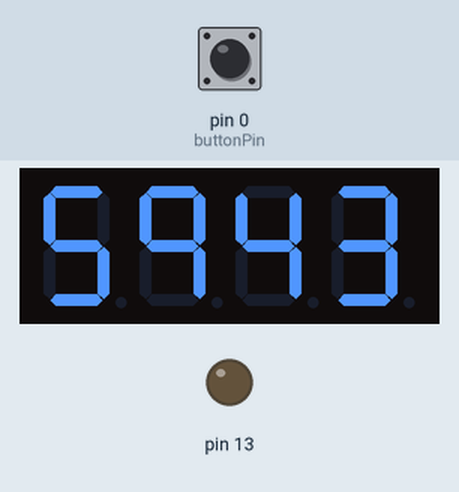
Simulated run of this sketch. Board: Arduino Uno, built with avr-gcc and run on an emulated ATmega328P. Parts: 4-digit seven-segment display, output pins drawn as LEDs (lit = HIGH). Wiring (inferred from the names in the program): 4-digit 7-segment display, segments lit when LOW: segments pin 5, pin 6, pin 7, pin 8, pin 9, pin 10, pin 11, pin 12; digit selects pin 1, pin 2, pin 3, pin 4. The test bench sets the inputs (shaded band); at power-on: pin 0 (buttonPin) HIGH. The segment pins are drawn as the display they are named for; pins used as bus, display or sensor lines are not drawn.

Above: at 1.2 s.
1.3 s: pin 0 (buttonPin) pulled LOW for 3.2 s
At 1.6 s:
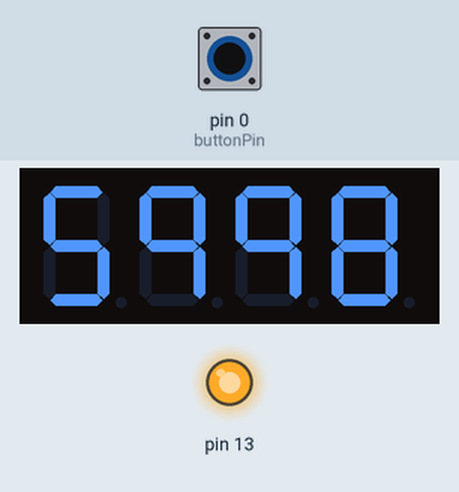
5.1 s: pin 0 (buttonPin) pulled LOW for 0.15 s
At 5.75 s:
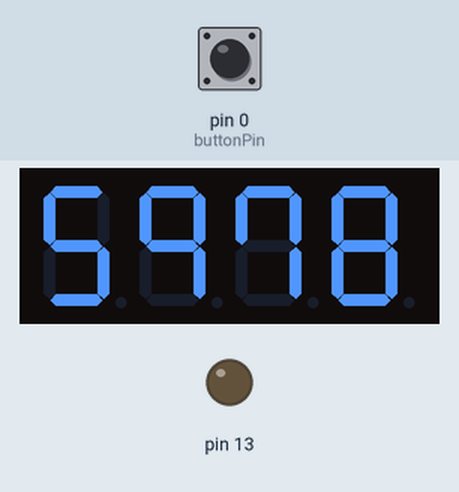
5.8 s: pin 0 (buttonPin) pulled LOW for 1 s
At 6.6 s:
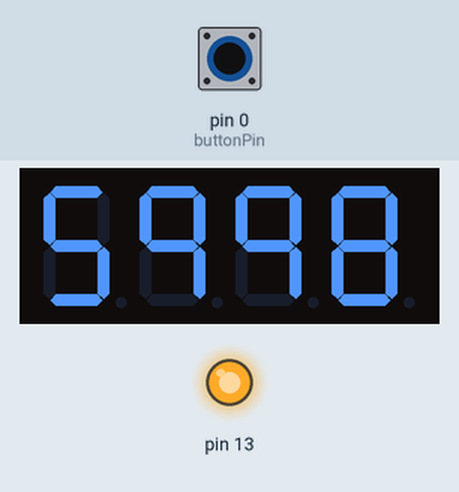
7.4 s: pin 0 (buttonPin) pulled LOW for 0.15 s
At 9.05 s:
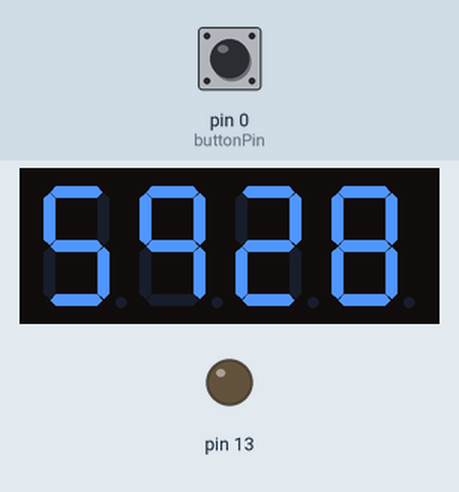
Timing chart, 0 to 10.6 s (numbered marks = the images above; inputs shaded):
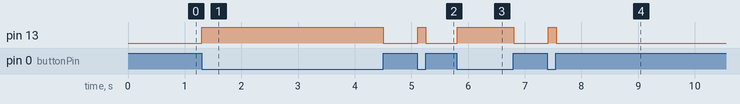

Measured:
- after the input at 1.3 s, pin 13: LOW → HIGH at once, → LOW 3.2 s later
- after the input at 5.1 s, pin 13: LOW → HIGH at once, → LOW 0.14 s later
- after the input at 5.8 s, pin 13: LOW → HIGH at once, → LOW 1.0 s later
- after the input at 7.4 s, pin 13: LOW → HIGH at once, → LOW 0.14 s later

The sketch:

SevSeg_ex.ino
```cpp
int position_pin[] = {1,2,3,4};               //4자리 결정 핀
int segment_pin[] = {5,6,7,8,9,10,11,12};     //세그먼트 제어 핀
const int delayTime = 5;                      //일시정지 시간

bool timer = true; // 타이머 시작 설정
int buttonPin = 0; //버튼핀 0

//0 ~ 9를 표현하는 세그먼트 값
byte data[] = {0xFC, 0x60, 0xDA, 0xF2, 0x66, 0xB6, 0xBE, 0xE4, 0xFE, 0xE6};

void setup() {
  //4자리 결정 핀 출력용으로 설정
  for(int i = 0; i < 4; i++) {
     pinMode(position_pin[i], OUTPUT);
  }

  //세그먼트 제어 핀 출력용으로 설정
  for(int i = 0; i < 8; i++) {
    pinMode(segment_pin[i], OUTPUT);
  }

  pinMode(buttonPin, INPUT_PULLUP);
  pinMode(13, OUTPUT);
}

void loop() {

  minus_count();
  /*
  if(digitalRead(buttonPin) == HIGH){
    timer = true;
    digitalWrite(13, LOW);

  } else if(digitalRead(buttonPin) == LOW){
    timer = false;
    digitalWrite(13, HIGH);
  }
  */

}

void show(int position, int number) {
  //4자리 중 원하는 자리 선택
  for(int i = 0; i < 4; i++) {
    if(i + 1 == position){
      digitalWrite(position_pin[i], HIGH);
    } else {
      digitalWrite(position_pin[i], LOW);
    }
  }

  //8개 세그먼트를 제어해서 원하는 숫자 출력

  for(int i = 0; i < 8; i++){
     byte segment = (data[number] & (0x01 << i)) >> i;
     if(segment == 0){
       digitalWrite(segment_pin[7 - i], HIGH);
     } else {
       digitalWrite(segment_pin[7 - i], LOW);
     }
  }
}

void minus_count(){
  for(int i = 5; i >= 0; i--) {
    for(int j = 9; j >= 0; j--) {
      for(int k = 9; k >= 0; k--) {
        for(int l = 9; l >= 0; l--) {
          show(1,i);
          delay(delayTime);
          show(2,j);
          delay(delayTime);
          show(3,k);
          delay(delayTime);
          show(4,l);
          delay(delayTime);

          if(digitalRead(buttonPin) == HIGH){

            digitalWrite(13, LOW);

          } else if(digitalRead(buttonPin) == LOW){
            i=5;
            j = 9;
            k = 9;
            l = 9;
            digitalWrite(13, HIGH);
          }
        }
      }
    }
  }
  delay(1000);
}
```
